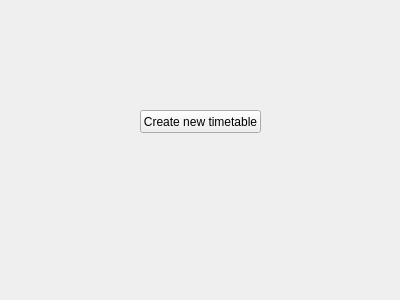
<?xml version="1.0" encoding="UTF-8"?>
<ui version="4.0">
 <class>HomePage</class>
 <widget class="QWidget" name="HomePage">
  <property name="geometry">
   <rect>
    <x>0</x>
    <y>0</y>
    <width>400</width>
    <height>300</height>
   </rect>
  </property>
  <property name="windowTitle">
   <string>HomePage</string>
  </property>
  <widget class="QPushButton" name="okButton">
   <property name="geometry">
    <rect>
     <x>140</x>
     <y>110</y>
     <width>121</width>
     <height>23</height>
    </rect>
   </property>
   <property name="text">
    <string>Create new timetable</string>
   </property>
  </widget>
 </widget>
 <layoutdefault spacing="6" margin="11"/>
 <resources/>
 <connections>
  <connection>
   <sender>okButton</sender>
   <signal>clicked()</signal>
   <receiver>HomePage</receiver>
   <slot>createNewTimeTable()</slot>
   <hints>
    <hint type="sourcelabel">
     <x>229</x>
     <y>124</y>
    </hint>
    <hint type="destinationlabel">
     <x>216</x>
     <y>202</y>
    </hint>
   </hints>
  </connection>
 </connections>
 <slots>
  <slot>createNewTimeTable()</slot>
 </slots>
</ui>
